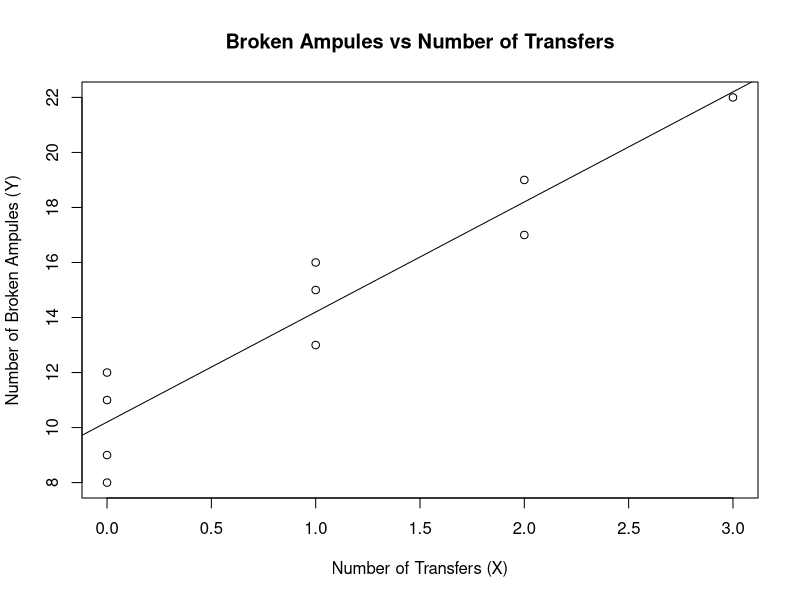
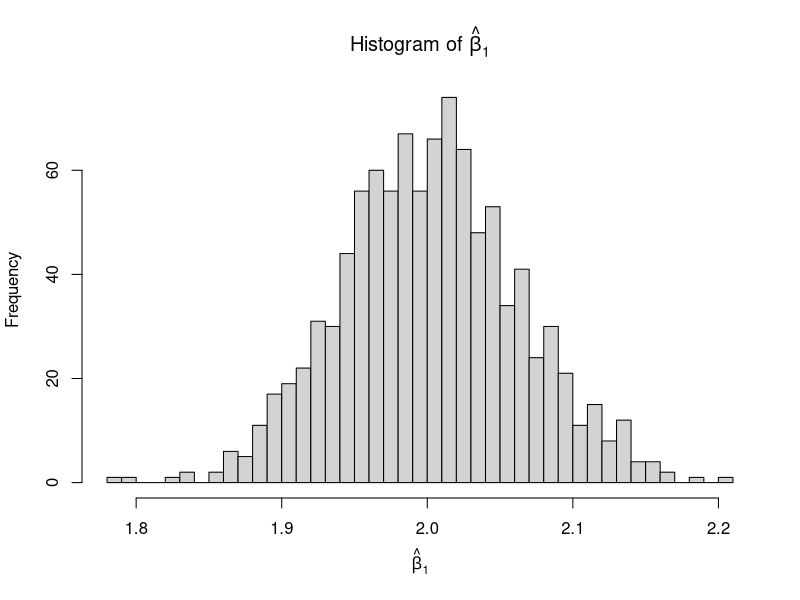
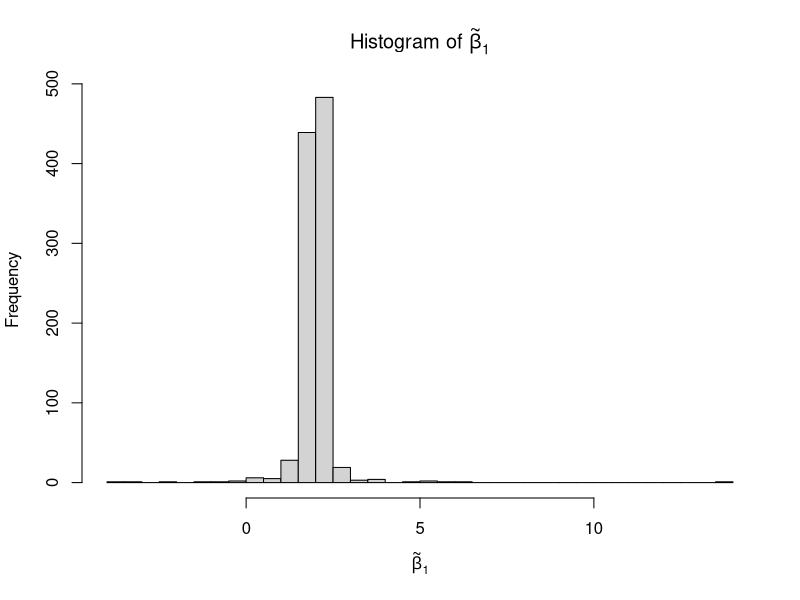

Reproduce these figures in R, in order.
## ---- chunk 1
knitr::opts_chunk$set(echo = TRUE, tidy=TRUE, tidy.opts=list(width.cutoff=60))
## ---- chunk 2
shipment <- c(1,0,2,0,3,1,0,1,2,0)
ampules <- c(16,9,17,12,22,13,8,15,19,11)
## ---- chunk 3
# load sample size
n <- length(shipment)

# compute sample means for xbar and ybar
xbar <- mean(shipment)
ybar <- mean(ampules)

#print
xbar
ybar
## ---- chunk 4
# slope and intercept (by hand formulas)
numerator   <- sum((shipment - xbar) * (ampules - ybar))
denominator <- sum((shipment - xbar)^2)

b1 <- numerator / denominator
b0 <- ybar - b1 * xbar

b1
b0
## ---- chunk 5
# fitted values
yhat <- b0 + b1 * shipment

# SSE and MSE
SSE <- sum((ampules - yhat)^2)
MSE <- SSE / (n - 2)

SSE
MSE
## ---- chunk 6
# fit simple linear regression model using the given data
fit <- lm(ampules ~ shipment)

# plot data
plot(shipment, ampules,
     xlab = "Number of Transfers (X)",
     ylab = "Number of Broken Ampules (Y)",
     main = "Broken Ampules vs Number of Transfers")

# add regression line
abline(fit)
## ---- chunk 7
set.seed(123)

# number of simulations and sample size
num_sim <- 1000
n <- 30
beta1 <- 2

# storage for estimators
beta1_hat_values <- numeric(num_sim)     # sum(X_i Y_i) / sum(X_i^2)
beta1_tilde_values <- numeric(num_sim)   # sum(Y_i) / sum(X_i)

for (m in 1:num_sim) {
  
  # generate data
  X <- rnorm(n, mean = 1, sd = 3)        # X_i ~ N(1, 9)
  epsilon <- rnorm(n, mean = 0, sd = 1)  # epsilon_i ~ N(0, 1)
  Y <- beta1 * X + epsilon               # Y_i = 2 X_i + epsilon_i
  
  # estimators
  beta1_hat_values[m] <- sum(X * Y) / sum(X^2)
  beta1_tilde_values[m] <- sum(Y) / sum(X)
}

# empirical means across simulations
mean_hat <- mean(beta1_hat_values)
mean_tilde <- mean(beta1_tilde_values)

# sample variances across simulations
var_hat <- var(beta1_hat_values)
var_tilde <- var(beta1_tilde_values)

# output
mean_hat
mean_tilde
var_hat
var_tilde

## ---- chunk 8
# histogram of hat{beta}_1
hist(beta1_hat_values,
     breaks = 30,
     main = expression(paste("Histogram of ", hat(beta)[1])),
     xlab = expression(hat(beta)[1]))

# histogram of tilde{beta}_1
hist(beta1_tilde_values,
     breaks = 30,
     main = expression(paste("Histogram of ", tilde(beta)[1])),
     xlab = expression(tilde(beta)[1]))
## ---- chunk 9
var_hat <- var(beta1_hat_values)
var_tilde <- var(beta1_tilde_values)

var_hat
var_tilde

